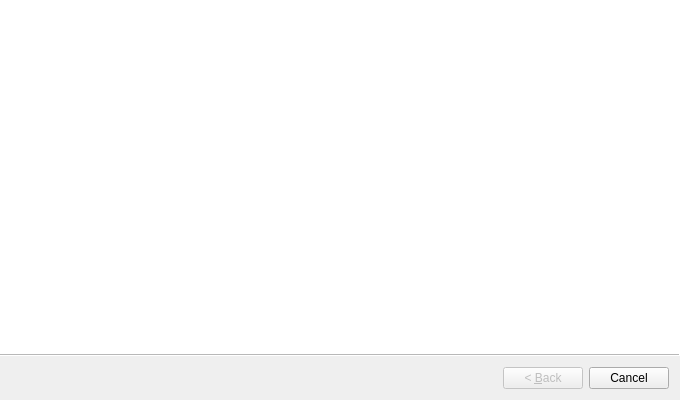
<?xml version="1.0" encoding="UTF-8"?>
<ui version="4.0">
 <class>WizardWorkspaceExport</class>
 <widget class="QWizard" name="WizardWorkspaceExport">
  <property name="geometry">
   <rect>
    <x>0</x>
    <y>0</y>
    <width>680</width>
    <height>400</height>
   </rect>
  </property>
  <property name="windowTitle">
   <string>Workspace Export Wizard</string>
  </property>
  <property name="modal">
   <bool>true</bool>
  </property>
  <property name="wizardStyle">
   <enum>QWizard::ModernStyle</enum>
  </property>
 </widget>
 <resources/>
 <connections/>
</ui>
